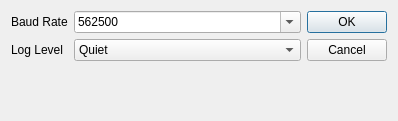
<?xml version="1.0" encoding="UTF-8"?>
<ui version="4.0">
 <class>DialogDemodSettings</class>
 <widget class="QDialog" name="DialogDemodSettings">
  <property name="geometry">
   <rect>
    <x>0</x>
    <y>0</y>
    <width>398</width>
    <height>121</height>
   </rect>
  </property>
  <property name="windowTitle">
   <string>Serrings Demodulator</string>
  </property>
  <layout class="QGridLayout" name="gridLayout">
   <item row="0" column="2">
    <widget class="QDialogButtonBox" name="buttonBox">
     <property name="orientation">
      <enum>Qt::Vertical</enum>
     </property>
     <property name="standardButtons">
      <set>QDialogButtonBox::Cancel|QDialogButtonBox::Ok</set>
     </property>
    </widget>
   </item>
   <item row="0" column="1">
    <layout class="QFormLayout" name="formLayout_3">
     <item row="0" column="0">
      <widget class="QLabel" name="lBaudRate">
       <property name="text">
        <string>Baud Rate</string>
       </property>
      </widget>
     </item>
     <item row="0" column="1">
      <widget class="QComboBox" name="cbBaudRate">
       <property name="editable">
        <bool>true</bool>
       </property>
       <property name="currentIndex">
        <number>1</number>
       </property>
       <property name="insertPolicy">
        <enum>QComboBox::InsertAlphabetically</enum>
       </property>
       <item>
        <property name="text">
         <string>48000</string>
        </property>
       </item>
       <item>
        <property name="text">
         <string>562500</string>
        </property>
       </item>
      </widget>
     </item>
     <item row="1" column="0">
      <widget class="QLabel" name="lLogLevel">
       <property name="text">
        <string>Log Level</string>
       </property>
      </widget>
     </item>
     <item row="1" column="1">
      <widget class="QComboBox" name="cbLogLevel">
       <property name="currentIndex">
        <number>0</number>
       </property>
       <item>
        <property name="text">
         <string comment="0">Quiet</string>
        </property>
       </item>
       <item>
        <property name="text">
         <string comment="1">Normal</string>
        </property>
       </item>
       <item>
        <property name="text">
         <string comment="2">Debug</string>
        </property>
       </item>
       <item>
        <property name="text">
         <string comment="3">All</string>
        </property>
       </item>
      </widget>
     </item>
    </layout>
   </item>
  </layout>
 </widget>
 <resources/>
 <connections>
  <connection>
   <sender>buttonBox</sender>
   <signal>accepted()</signal>
   <receiver>DialogDemodSettings</receiver>
   <slot>accept()</slot>
   <hints>
    <hint type="sourcelabel">
     <x>388</x>
     <y>111</y>
    </hint>
    <hint type="destinationlabel">
     <x>157</x>
     <y>120</y>
    </hint>
   </hints>
  </connection>
  <connection>
   <sender>buttonBox</sender>
   <signal>rejected()</signal>
   <receiver>DialogDemodSettings</receiver>
   <slot>reject()</slot>
   <hints>
    <hint type="sourcelabel">
     <x>388</x>
     <y>111</y>
    </hint>
    <hint type="destinationlabel">
     <x>286</x>
     <y>120</y>
    </hint>
   </hints>
  </connection>
 </connections>
</ui>
